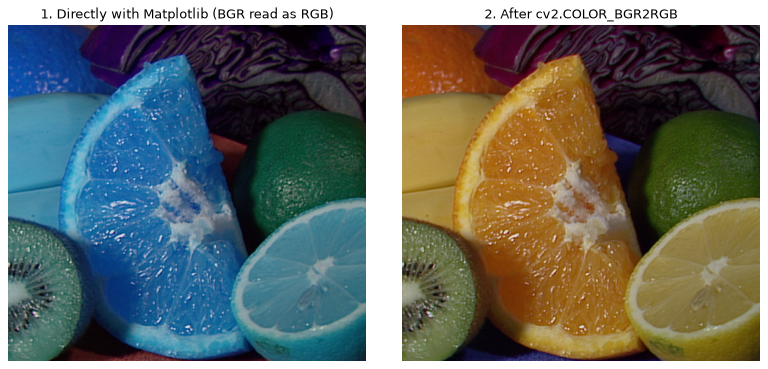
#> input picture images/ex3_bgr_vs_rgb.png, 768 x 369 px, found by its file name
$ jupyter execute --allow-errors CV_Section1_Exercises_Amr.ipynb   (shell and % lines are left out)
#> lines starting #> are read from the running program, lines starting #| are printed output that depends on the picture; long printed decimals are rounded
# Computer Vision with OpenCV: Fundamentals and Function Mastery

This Google Colab notebook covers only these topics:

1. What is Computer Vision?
2. Image as a matrix
3. Pixels and image dimensions
4. Resolution
5. Grayscale vs. color
6. RGB/BGR
7. Channels
8. `uint8`
9. Image coordinates
10. NumPy representation

The emphasis is practical OpenCV mastery. Each section includes explanations, executable examples, function signatures, important options, and student exercises.

## How to use this notebook

- Run cells from top to bottom.
- When an image-upload cell appears, upload a JPG, PNG, or another image supported by OpenCV.
- OpenCV loads color images in **BGR** order by default, while Matplotlib displays color arrays as **RGB**.
- Most ordinary 8-bit images use the NumPy data type `uint8`, whose valid values are 0–255.

[cell 1]
# Install and import the required libraries.

import cv2
import numpy as np
import matplotlib.pyplot as plt

print("OpenCV version:", cv2.__version__)
print("NumPy version:", np.__version__)

## 1. What is Computer Vision?

Computer Vision is the field of computing that enables programs to obtain information from images or video.

In this notebook, the focus is not on advanced recognition models. Instead, we study the representation of an image and the OpenCV operations used to inspect and transform it:

- load an image
- inspect its matrix
- read pixels
- convert between grayscale and color
- inspect channels
- understand dimensions, resolution, coordinates, and data types

[cell 2]
# Create a simple synthetic image so the notebook can run even without an upload.
synthetic_bgr = np.zeros((240, 320, 3), dtype=np.uint8)

# OpenCV drawing uses BGR color values.
synthetic_bgr[40:120, 50:150] = (255, 0, 0)    # Blue rectangle
synthetic_bgr[80:180, 170:280] = (0, 255, 0)   # Green rectangle
synthetic_bgr[140:220, 90:230] = (0, 0, 255)   # Red rectangle

plt.figure(figsize=(8, 5))
plt.imshow(cv2.cvtColor(synthetic_bgr, cv2.COLOR_BGR2RGB))
plt.title("Synthetic image")
plt.axis("off")
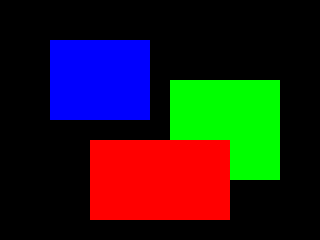
#> shown: shape (240, 320, 3); mean R, G, B 37.2, 28.6, 26.6

## 2. Image as a matrix

An image is stored as a NumPy array.

For a grayscale image:

```text
(height, width)
```

For a color image:

```text
(height, width, channels)
```

For a normal 8-bit BGR image:

```text
(height, width, 3)
```

The three channels are blue, green, and red in OpenCV's default representation.

[cell 3]
gray_matrix = np.array([
    [0, 50, 100, 150],
    [50, 100, 150, 200],
    [100, 150, 200, 250]
], dtype=np.uint8)

color_matrix = np.zeros((3, 4, 3), dtype=np.uint8)
color_matrix[:, :, 0] = 255  # B channel
color_matrix[:, :, 1] = 100  # G channel
color_matrix[:, :, 2] = 20   # R channel

print("Grayscale shape:", gray_matrix.shape)
print("Color shape:", color_matrix.shape)
print("Grayscale matrix:\n", gray_matrix)
print("Color pixel [0, 0] in BGR:", color_matrix[0, 0])

### NumPy operations used with image matrices

| Operation | Meaning |
|---|---|
| `img.shape` | dimensions of the array |
| `img.ndim` | number of dimensions |
| `img.size` | total number of stored values |
| `img.dtype` | NumPy data type |
| `img.min()` | minimum value |
| `img.max()` | maximum value |
| `img.mean()` | average value |
| `img[ row, column ]` | one grayscale pixel |
| `img[ row, column, channel ]` | one color-channel value |
| `img[:, :, 0]` | first channel |
| `img.copy()` | independent copy |
| `img.astype(...)` | convert data type |

[cell 4]
print("shape:", synthetic_bgr.shape)
print("ndim:", synthetic_bgr.ndim)
print("size:", synthetic_bgr.size)
print("dtype:", synthetic_bgr.dtype)
print("min:", synthetic_bgr.min())
print("max:", synthetic_bgr.max())
print("mean:", synthetic_bgr.mean())

first_pixel = synthetic_bgr[0, 0]
blue_channel = synthetic_bgr[:, :, 0]

print("First pixel:", first_pixel)
print("Blue channel shape:", blue_channel.shape)

## 3. Pixels and image dimensions

A pixel is one image location. In a grayscale image, a pixel is one intensity value. In a color image, a pixel contains one value per channel.

For an image with shape `(480, 640, 3)`:

- height = 480 pixels
- width = 640 pixels
- channels = 3
- total pixels = 480 × 640
- total stored channel values = 480 × 640 × 3

OpenCV commonly reports image dimensions as:

```python
height, width = img.shape[:2]
```

[cell 5]
height, width = synthetic_bgr.shape[:2]
channels = synthetic_bgr.shape[2]

print("Height:", height, "pixels")
print("Width:", width, "pixels")
print("Channels:", channels)
print("Number of pixels:", height * width)
print("Stored values:", synthetic_bgr.size)

## 4. Resolution

Resolution describes the number of pixels in an image, commonly written as:

```text
width × height
```

Examples:

- 640 × 480
- 1280 × 720
- 1920 × 1080

Resolution is not the same as physical print size. A 1920 × 1080 image can be displayed at different physical sizes depending on the display or print settings.

Useful OpenCV/NumPy inspection code:

```python
width = img.shape[1]
height = img.shape[0]
resolution = (width, height)
```

[cell 6]
resolution = (synthetic_bgr.shape[1], synthetic_bgr.shape[0])
print("Resolution (width × height):", resolution[0], "×", resolution[1])

## 5. Upload and display an image

The upload cell uses Colab's file picker. OpenCV's `imread()` returns `None` if the path cannot be read.

### `cv2.imread()` flags

Common options:

| Flag | Meaning |
|---|---|
| `cv2.IMREAD_COLOR` / `1` | load a color image; alpha is discarded |
| `cv2.IMREAD_GRAYSCALE` / `0` | load as grayscale |
| `cv2.IMREAD_UNCHANGED` / `-1` | load including alpha channel when present |
| `cv2.IMREAD_ANYCOLOR` | load in any possible color format |
| `cv2.IMREAD_ANYDEPTH` | load 16-bit/32-bit depth when available |
| `cv2.IMREAD_LOAD_GDAL` | use GDAL when supported |
| `cv2.IMREAD_REDUCED_COLOR_2` | color image reduced by factor 2 |
| `cv2.IMREAD_REDUCED_COLOR_4` | color image reduced by factor 4 |
| `cv2.IMREAD_REDUCED_COLOR_8` | color image reduced by factor 8 |
| `cv2.IMREAD_REDUCED_GRAYSCALE_2` | grayscale reduced by factor 2 |
| `cv2.IMREAD_REDUCED_GRAYSCALE_4` | grayscale reduced by factor 4 |
| `cv2.IMREAD_REDUCED_GRAYSCALE_8` | grayscale reduced by factor 8 |
| `cv2.IMREAD_IGNORE_ORIENTATION` | ignore EXIF orientation |
| `cv2.IMREAD_REDUCED_UNCHANGED_2/4/8` | unchanged image reduced by factor 2/4/8 |

[cell 7]
from google.colab import files

uploaded = files.upload()
#> the answer given: ex3_bgr_vs_rgb.png

# Select the first uploaded file.
image_path = next(iter(uploaded))
print("Selected file:", image_path)

img_bgr = cv2.imread(image_path, cv2.IMREAD_COLOR)
#> img_bgr is the input picture: shape (369, 768, 3); mean B, G, R 103.6, 109.6, 103.6

if img_bgr is None:
    raise ValueError("OpenCV could not read the uploaded image.")

print("Loaded successfully.")
print("Shape:", img_bgr.shape)
#| Shape: (369, 768, 3)
print("dtype:", img_bgr.dtype)
#| dtype: uint8

plt.figure(figsize=(10, 6))
plt.imshow(cv2.cvtColor(img_bgr, cv2.COLOR_BGR2RGB))
plt.title("Uploaded image")
plt.axis("off");

[cell 8]
# Compare the main imread flags.
img_color = cv2.imread(image_path, cv2.IMREAD_COLOR)
img_gray = cv2.imread(image_path, cv2.IMREAD_GRAYSCALE)
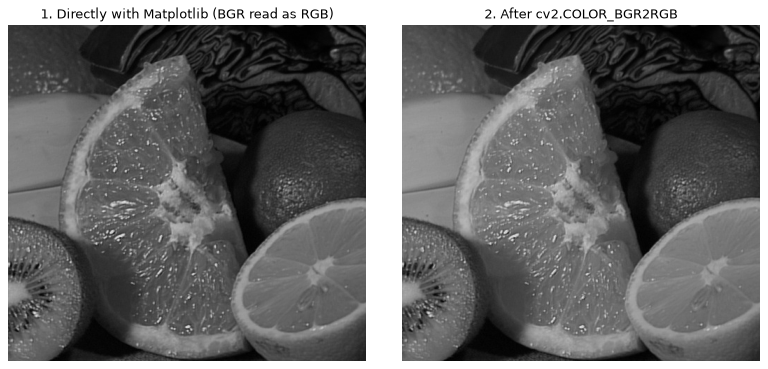
#> img_gray: shape (369, 768); min 0, max 255, mean 106.7
img_unchanged = cv2.imread(image_path, cv2.IMREAD_UNCHANGED)

for name, arr in [
    ("COLOR", img_color),
    ("GRAYSCALE", img_gray),
    ("UNCHANGED", img_unchanged),
]:
    print(name, "->", None if arr is None else (arr.shape, arr.dtype))
#> this loop made 3 passes
#> name on passes 1 to 3: 'COLOR', 'GRAYSCALE', 'UNCHANGED'
#> (printed output is left out)

### `cv2.imshow()` in Colab

`cv2.imshow()` is designed for desktop GUI windows and normally does not work directly in Colab. Use Matplotlib for display:

```python
plt.imshow(cv2.cvtColor(img_bgr, cv2.COLOR_BGR2RGB))
plt.axis("off")
plt.show()
```

Useful display-related functions:

- `cv2.imwrite(filename, image)` saves an image.
- `cv2.imencode(ext, image)` encodes an image into memory.
- `cv2.imdecode(buffer, flags)` decodes an image from memory.

[cell 9]
# Save and reload an image.
output_path = "opencv_saved_image.png"
success = cv2.imwrite(output_path, img_bgr)
print("Saved:", success, output_path)
#| Saved: True opencv_saved_image.png

reloaded = cv2.imread(output_path, cv2.IMREAD_COLOR)
print("Reloaded shape:", reloaded.shape)
#| Reloaded shape: (369, 768, 3)

## 6. Grayscale vs. color

A grayscale image has one channel per pixel. A color image normally has three channels.

Typical shapes:

- grayscale: `(height, width)`
- BGR color: `(height, width, 3)`
- BGRA color with alpha: `(height, width, 4)`

Grayscale values in an 8-bit image range from 0 to 255:

- 0 = black
- 255 = white
- intermediate values = gray

[cell 10]
gray = cv2.cvtColor(img_bgr, cv2.COLOR_BGR2GRAY)

print("Color shape:", img_bgr.shape)
#| Color shape: (369, 768, 3)
print("Grayscale shape:", gray.shape)
#| Grayscale shape: (369, 768)
print("Color dtype:", img_bgr.dtype)
#| Color dtype: uint8
print("Grayscale dtype:", gray.dtype)
#| Grayscale dtype: uint8

plt.figure(figsize=(12, 5))
plt.subplot(1, 2, 1)
plt.imshow(cv2.cvtColor(img_bgr, cv2.COLOR_BGR2RGB))
plt.title("Color")
plt.axis("off")

plt.subplot(1, 2, 2)
plt.imshow(gray, cmap="gray")
plt.title("Grayscale")
plt.axis("off");
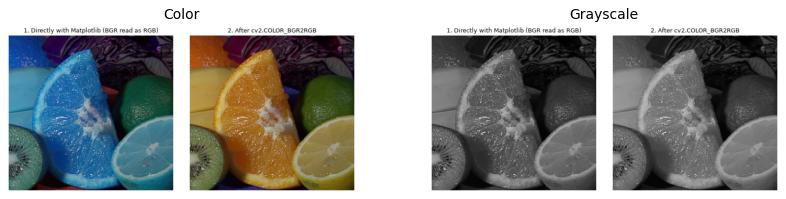
#> figure drawn by matplotlib, 2 panels

### `cv2.cvtColor()` conversion options

Important color conversion codes:

| Code | Conversion |
|---|---|
| `cv2.COLOR_BGR2GRAY` | BGR → grayscale |
| `cv2.COLOR_RGB2GRAY` | RGB → grayscale |
| `cv2.COLOR_GRAY2BGR` | grayscale → BGR |
| `cv2.COLOR_GRAY2RGB` | grayscale → RGB |
| `cv2.COLOR_BGR2RGB` | BGR → RGB |
| `cv2.COLOR_RGB2BGR` | RGB → BGR |
| `cv2.COLOR_BGRA2BGR` | BGRA → BGR |
| `cv2.COLOR_BGRA2RGB` | BGRA → RGB |
| `cv2.COLOR_BGR2BGRA` | BGR → BGRA |
| `cv2.COLOR_RGB2RGBA` | RGB → RGBA |
| `cv2.COLOR_BGR2HSV` | BGR → HSV |
| `cv2.COLOR_RGB2HSV` | RGB → HSV |
| `cv2.COLOR_BGR2HLS` | BGR → HLS |
| `cv2.COLOR_BGR2LAB` | BGR → Lab |
| `cv2.COLOR_BGR2YCrCb` | BGR → YCrCb |

The most important conversions for this course are BGR/RGB and grayscale conversions.

[cell 11]
# Demonstrate the most important conversions.
rgb = cv2.cvtColor(img_bgr, cv2.COLOR_BGR2RGB)
gray_from_bgr = cv2.cvtColor(img_bgr, cv2.COLOR_BGR2GRAY)
bgr_from_gray = cv2.cvtColor(gray_from_bgr, cv2.COLOR_GRAY2BGR)

print("RGB:", rgb.shape)
#| RGB: (369, 768, 3)
print("Gray:", gray_from_bgr.shape)
#| Gray: (369, 768)
print("BGR from gray:", bgr_from_gray.shape)
#| BGR from gray: (369, 768, 3)

## 7. RGB and BGR

RGB means:

```text
Red, Green, Blue
```

BGR means:

```text
Blue, Green, Red
```

OpenCV uses BGR by default when loading a color image. Matplotlib expects RGB for correct color display.

A common mistake is displaying a BGR array directly with Matplotlib, which swaps red and blue.

[cell 12]
# Correct and incorrect display.
plt.figure(figsize=(12, 5))

plt.subplot(1, 2, 1)
plt.imshow(img_bgr)
plt.title("Incorrect: BGR interpreted as RGB")
plt.axis("off")

plt.subplot(1, 2, 2)
plt.imshow(cv2.cvtColor(img_bgr, cv2.COLOR_BGR2RGB))
plt.title("Correct: converted to RGB")
plt.axis("off");
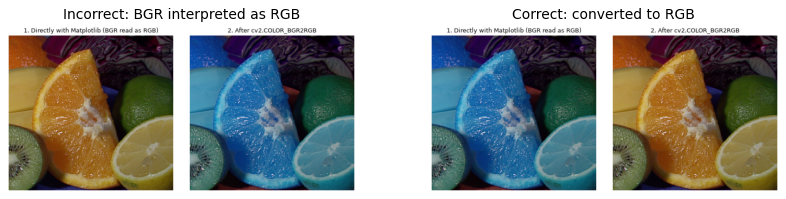
#> figure drawn by matplotlib, 2 panels; B, G, R data is drawn as R, G, B

## 8. Channels

A channel is a 2D matrix containing one component of each pixel.

For a BGR image:

- channel 0 = blue
- channel 1 = green
- channel 2 = red

### Channel-related OpenCV functions

- `cv2.split(image)` returns separate channel arrays.
- `cv2.merge((b, g, r))` combines channels.
- `cv2.extractChannel(image, coi)` extracts one channel.
- `cv2.insertChannel(src, dst, coi)` inserts a channel.
- `cv2.mixChannels(...)` copies channels between arrays.

[cell 13]
b, g, r = cv2.split(img_bgr)
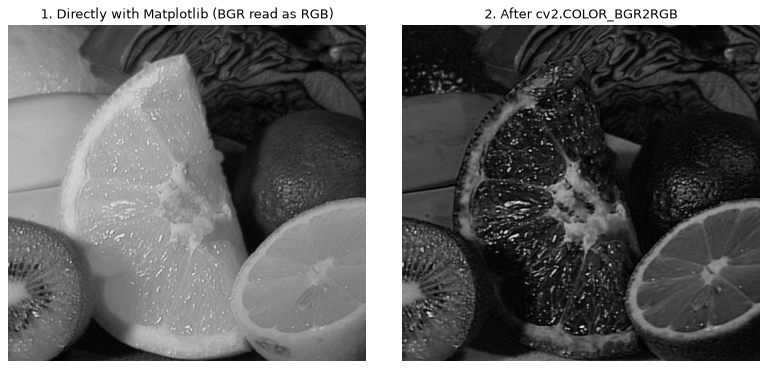
#> b: shape (369, 768); min 0, max 255, mean 103.6
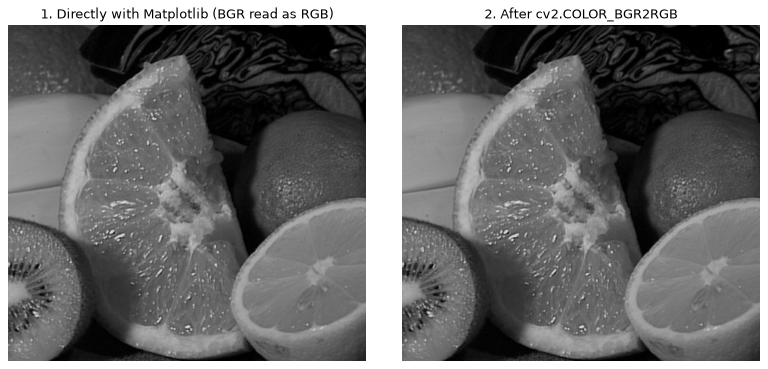
#> g: shape (369, 768); min 0, max 255, mean 109.6
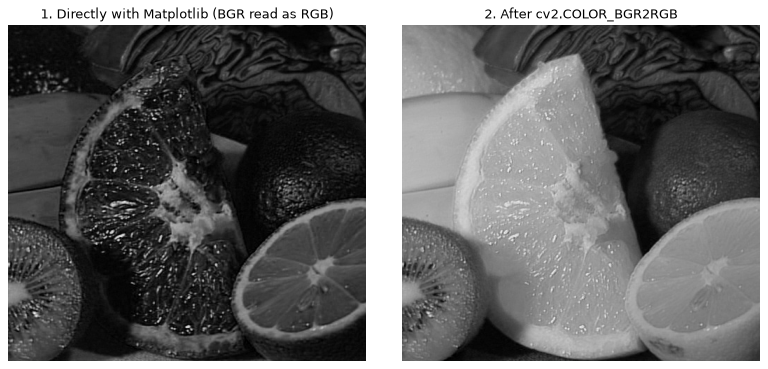
#> r: shape (369, 768); min 0, max 255, mean 103.6

print("B shape:", b.shape)
#| B shape: (369, 768)
print("G shape:", g.shape)
#| G shape: (369, 768)
print("R shape:", r.shape)
#| R shape: (369, 768)

plt.figure(figsize=(15, 4))
for i, (channel, title) in enumerate([(b, "Blue"), (g, "Green"), (r, "Red")]):
    plt.subplot(1, 3, i + 1)
    plt.imshow(channel, cmap="gray")
    plt.title(title + " channel")
    plt.axis("off");
#> this loop made 3 passes

[cell 14]
# Merge channels back into the original BGR image.
merged_bgr = cv2.merge((b, g, r))
print("Merged equals original:", np.array_equal(merged_bgr, img_bgr))
#| Merged equals original: True

# Extract a channel using OpenCV.
blue_again = cv2.extractChannel(img_bgr, 0)
print("Extracted blue equals split blue:", np.array_equal(blue_again, b))
#| Extracted blue equals split blue: True

# Insert a channel into a copy.
modified = img_bgr.copy()
zero_channel = np.zeros_like(b)
modified = cv2.insertChannel(zero_channel, modified, 0)
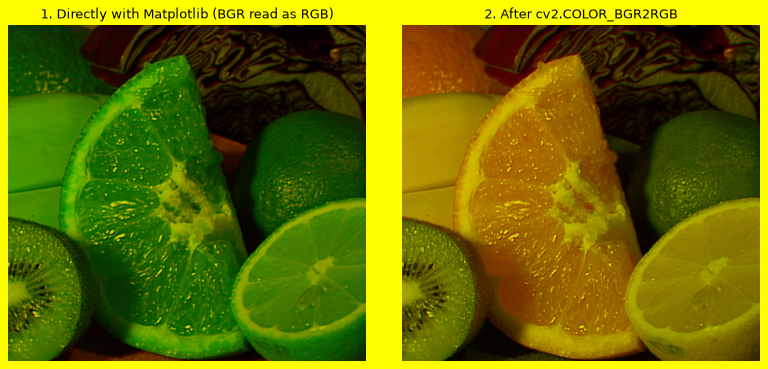
#> modified: shape (369, 768, 3); mean B, G, R 0, 109.6, 103.6
#> zero_channel: shape (369, 768); every value is 0

plt.figure(figsize=(10, 5))
plt.imshow(cv2.cvtColor(modified, cv2.COLOR_BGR2RGB))
plt.title("Blue channel replaced with zeros")
plt.axis("off")
#> Out = (-0.5, 767.5, 368.5, -0.5)

## 9. `uint8`

`uint8` means unsigned 8-bit integer.

- unsigned: no negative values
- 8-bit: 256 possible values
- range: 0–255

For ordinary 8-bit images:

- grayscale intensity uses 0–255
- each BGR channel uses 0–255
- black is 0
- white or maximum channel intensity is 255

Be careful with arithmetic. NumPy arithmetic on `uint8` can wrap around:

### Common NumPy image data types

| Type | Typical use |
|---|---|
| `np.uint8` | ordinary 8-bit images, values 0–255 |
| `np.uint16` | higher bit-depth images |
| `np.int16` | temporary signed arithmetic |
| `np.float32` | normalized or numerical processing |
| `np.float64` | higher precision numerical processing |

Convert with:

```python
img_float = img_bgr.astype(np.float32)
img_uint8 = img_float.astype(np.uint8)
```

When converting floating-point image data, make sure its range is appropriate before converting.

[cell 15]
img_float = img_bgr.astype(np.float32) / 255.0
print("Float dtype:", img_float.dtype)
#| Float dtype: float32
print("Float range:", img_float.min(), "to", img_float.max())
#| Float range: 0.0 to 1.0

img_back = np.clip(img_float * 255.0, 0, 255).astype(np.uint8)
print("Back to uint8:", img_back.dtype)
#| Back to uint8: uint8
print("Round trip equal:", np.array_equal(img_back, img_bgr))
#| Round trip equal: True

## 10. Image coordinates

OpenCV and NumPy use zero-based indexing.

For an image with shape `(height, width, channels)`:

- row increases downward
- column increases to the right
- top-left pixel is `(row=0, col=0)`
- bottom-right pixel is `(row=height-1, col=width-1)`

NumPy indexing:

```python
pixel = img[row, col]
```

For a color image:

```python
blue = img[row, col, 0]
green = img[row, col, 1]
red = img[row, col, 2]
```

Note the difference between coordinate notation `(x, y)` and array indexing `[row, col]`:

```python
img[y, x]
```

[cell 16]
h, w = img_bgr.shape[:2]

points_xy = [
    (0, 0),
    (w // 2, h // 2),
    (w - 1, h - 1),
]

for x, y in points_xy:
    print(f"(x={x}, y={y}) -> NumPy index [y, x] ->", img_bgr[y, x])
#> this loop made 3 passes
#| (x=0, y=0) -> NumPy index [y, x] -> [255 255 255]
#| (x=384, y=184) -> NumPy index [y, x] -> [255 255 255]
#| (x=767, y=368) -> NumPy index [y, x] -> [255 255 255]

## 11. NumPy representation: complete inspection

This cell summarizes the most important properties students should inspect for every image.

[cell 17]
def inspect_image(image, name="image"):
#> called with name = 'BGR color image'
    print(f"--- {name} ---")
    print("Type:", type(image))
#| Type: <class 'numpy.ndarray'>
    print("Shape:", image.shape)
#| Shape: (369, 768, 3)
    print("Dimensions:", image.ndim)
#| Dimensions: 3
    print("Height:", image.shape[0])
#| Height: 369
    print("Width:", image.shape[1])
#| Width: 768
    print("Channels:", 1 if image.ndim == 2 else image.shape[2])
#| Channels: 3
    print("Total values:", image.size)
#| Total values: 850176
    print("dtype:", image.dtype)
#| dtype: uint8
    print("Minimum:", image.min())
#| Minimum: 0
    print("Maximum:", image.max())
#| Maximum: 255
    print("Mean:", image.mean())
#| Mean: 105.631
    print("Memory bytes:", image.nbytes)
#| Memory bytes: 850176

inspect_image(img_bgr, "BGR color image")
inspect_image(gray, "Grayscale image")
#| Type: <class 'numpy.ndarray'>
#| Shape: (369, 768)
#| Dimensions: 2
#| Height: 369
#| Width: 768
#| Channels: 1
#| Total values: 283392
#| dtype: uint8
#| Minimum: 0
#| Maximum: 255
#| Mean: 107.159
#| Memory bytes: 283392

## OpenCV function reference for this notebook

### Loading and saving

```python
cv2.imread(filename, flags=cv2.IMREAD_COLOR)
cv2.imwrite(filename, img, params=None)
cv2.imdecode(buf, flags)
cv2.imencode(ext, img, params=None)
```

### Color and channel operations

```python
cv2.cvtColor(src, code, dstCn=0)
cv2.split(m)
cv2.merge(mv)
cv2.extractChannel(src, coi)
cv2.insertChannel(src, dst, coi)
cv2.mixChannels(src, dst, fromTo)
```

### Inspection and matrix operations

```python
img.shape
img.ndim
img.size
img.dtype
img.min()
img.max()
img.mean()
img.nbytes
img[row, col]
img[row, col, channel]
img.copy()
img.astype(dtype)
```

### Display in Colab

```python
plt.imshow(...)
plt.axis("off")
plt.show()
```

Use `cv2.cvtColor(img, cv2.COLOR_BGR2RGB)` before displaying a BGR image with Matplotlib.

## Student exercises

### Exercise 1: Matrix inspection

1. Load an image in grayscale.
2. Print its shape, dimensions, dtype, minimum, maximum, and mean.
3. Explain why its shape has two values instead of three.

### Exercise 2: `imread` flags

Load the same image using:

- `cv2.IMREAD_COLOR`
- `cv2.IMREAD_GRAYSCALE`
- `cv2.IMREAD_UNCHANGED`

Record the shape and dtype of each result.

### Exercise 3: RGB/BGR

Display an OpenCV-loaded image twice:

1. directly with Matplotlib
2. after `cv2.COLOR_BGR2RGB`

Explain the color difference.

### Exercise 4: Channels

Use `cv2.split()` to obtain B, G, and R. Display each channel in grayscale and describe what bright regions mean in each channel.

### Exercise 5: `uint8`

Create an array containing `[0, 100, 200, 255]` with dtype `uint8`. Try adding 20. Then repeat safely using `int16` and clipping.

### Exercise 6: Coordinates

Print the BGR values at:

- top-left
- center
- bottom-right

Then change one pixel and display the result.

### Exercise 7: Reconstruct an image

Split a color image into channels, merge them again, and verify the result using:

```python
np.array_equal(original, reconstructed)
```

[cell 18]
# Starter template for student practice.
# Replace the TODO sections.

# TODO 1: Load an image in grayscale.

# TODO 2: Inspect its shape and dtype.

# TODO 3: Split the color image.

# TODO 4: Merge the channels.

# TODO 5: Verify reconstruction.

## Final checklist

Before finishing, you should be able to explain and demonstrate:

- what Computer Vision means
- why an image is a NumPy matrix
- the difference between width, height, resolution, and channels
- grayscale versus color representation
- RGB versus OpenCV's BGR order
- how to split and merge channels
- why `uint8` ranges from 0 to 255
- how to access pixels using `[row, column]`
- how to inspect an image using NumPy properties
- the important flags of `cv2.imread`
- the important conversion codes of `cv2.cvtColor`

# Solutions — Amr

The solutions below use **OpenCV's sample image `fruits.jpg`** (downloaded from the official OpenCV repository), so they run in Colab **without an upload**.
To use your own image instead, upload it with the cell in section 5 and set `IMAGE_PATH = image_path`.

A second file, `fruits_alpha.png`, is made from the same photo with a transparent background so that `cv2.IMREAD_UNCHANGED` has an alpha channel to show (Exercise 2).

[cell 19]
# Setup for the solutions
import os
import urllib.request

import cv2
import numpy as np
import matplotlib.pyplot as plt

SAMPLE_URL = "https://raw.githubusercontent.com/opencv/opencv/4.x/samples/data/fruits.jpg"
IMAGE_PATH = "fruits.jpg"

if not os.path.exists(IMAGE_PATH):
    urllib.request.urlretrieve(SAMPLE_URL, IMAGE_PATH)
#> (this line was passed over: the network is not available in this run)
